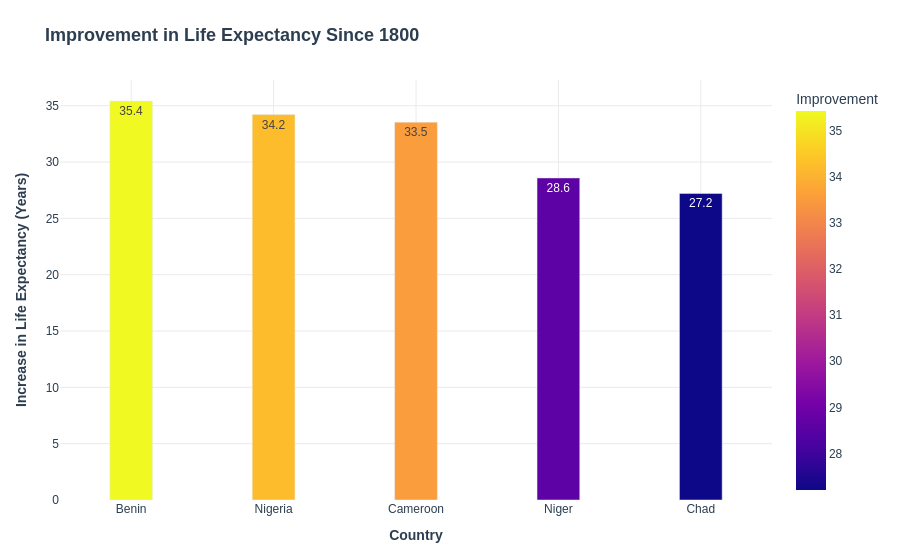

Notebook cell for this chart:
### Code cell
fig = px.bar(
    comparison,
    x="name",
    y="Improvement",
    color="Improvement",
    text_auto=".1f"
)
# Make the bars thinner
fig.update_traces(width=0.3)

style_figure(
    fig,
    title="Improvement in Life Expectancy Since 1800",
    xlabel="Country",
    ylabel="Increase in Life Expectancy (Years)"
)

fig.show()

### Figure 1 — Plotly figure (JSON) as saved in the notebook; plotly's stock layout.template omitted (floating-point values rounded to 4 significant figures)
{"data": [{"hovertemplate": "name=%{x}<br>Improvement=%{marker.color}<extra></extra>", "legendgroup": "", "marker": {"color": [35.42, 34.22, 33.54, 28.59, 27.21], "coloraxis": "coloraxis", "pattern": {"shape": ""}}, "name": "", "orientation": "v", "showlegend": false, "textposition": "auto", "texttemplate": "%{y:.1f}", "type": "bar", "width": 0.3, "x": ["Benin", "Nigeria", "Cameroon", "Niger", "Chad"], "xaxis": "x", "y": [35.42, 34.22, 33.54, 28.59, 27.21], "yaxis": "y"}], "layout": {"barmode": "relative", "coloraxis": {"colorbar": {"title": {"text": "Improvement"}}, "colorscale": [[0, "#0d0887"], [0.1111, "#46039f"], [0.2222, "#7201a8"], [0.3333, "#9c179e"], [0.4444, "#bd3786"], [0.5556, "#d8576b"], [0.6667, "#ed7953"], [0.7778, "#fb9f3a"], [0.8889, "#fdca26"], [1, "#f0f921"]]}, "font": {"color": "#2C3E50", "family": "Arial, sans-serif", "size": 12}, "legend": {"bgcolor": "rgba(255, 255, 255, 0.8)", "bordercolor": "#EAEAEA", "borderwidth": 1, "tracegroupgap": 0}, "margin": {"b": 60, "l": 60, "r": 40, "t": 80}, "paper_bgcolor": "white", "plot_bgcolor": "white", "showlegend": true, "title": {"font": {"color": "#2C3E50", "size": 18}, "text": "<b>Improvement in Life Expectancy Since 1800</b>", "x": 0.05, "xanchor": "left", "y": 0.95, "yanchor": "top"}, "xaxis": {"anchor": "y", "color": "#2C3E50", "domain": [0, 1], "gridcolor": "#EAEAEA", "showgrid": true, "title": {"text": "<b>Country</b>"}, "zeroline": false}, "yaxis": {"anchor": "x", "color": "#2C3E50", "domain": [0, 1], "gridcolor": "#EAEAEA", "showgrid": true, "title": {"text": "<b>Increase in Life Expectancy (Years)</b>"}, "zeroline": false}}}
